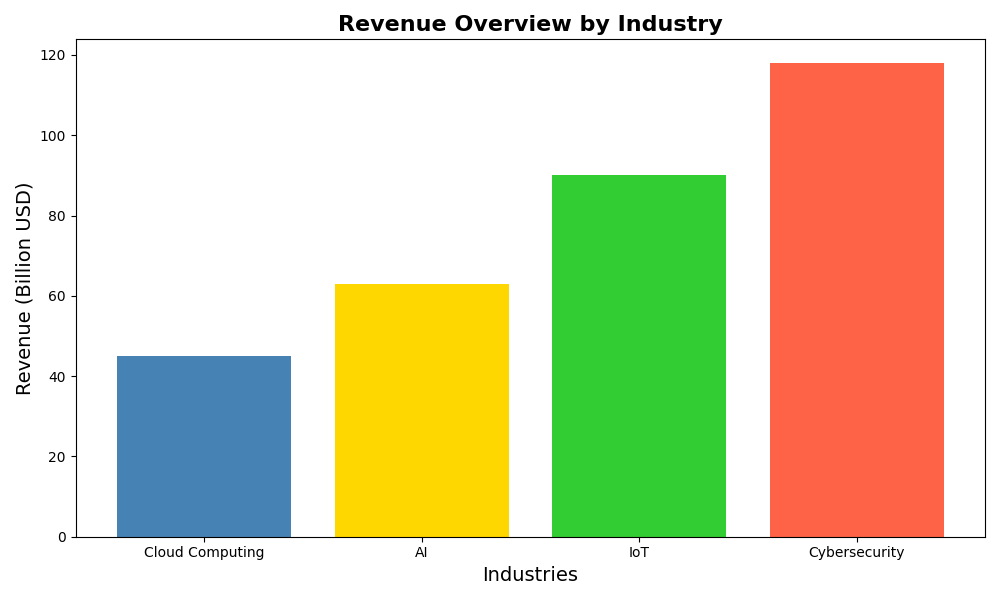

Recreate this plot in Python.
import numpy as np
import matplotlib.pyplot as plt

sectors = ['Cloud Computing', 'AI', 'IoT', 'Cybersecurity']
total_revenues = np.array([45, 63, 90, 118])
colors = ['#4682B4', '#FFD700', '#32CD32', '#FF6347']

fig, ax = plt.subplots(figsize=(10, 6))

ax.bar(sectors, total_revenues, color=colors)

ax.set_xlabel('Industries', fontsize=14)
ax.set_ylabel('Revenue (Billion USD)', fontsize=14)
ax.set_title('Revenue Overview by Industry', fontsize=16, fontweight='bold')

plt.tight_layout()
plt.show()
